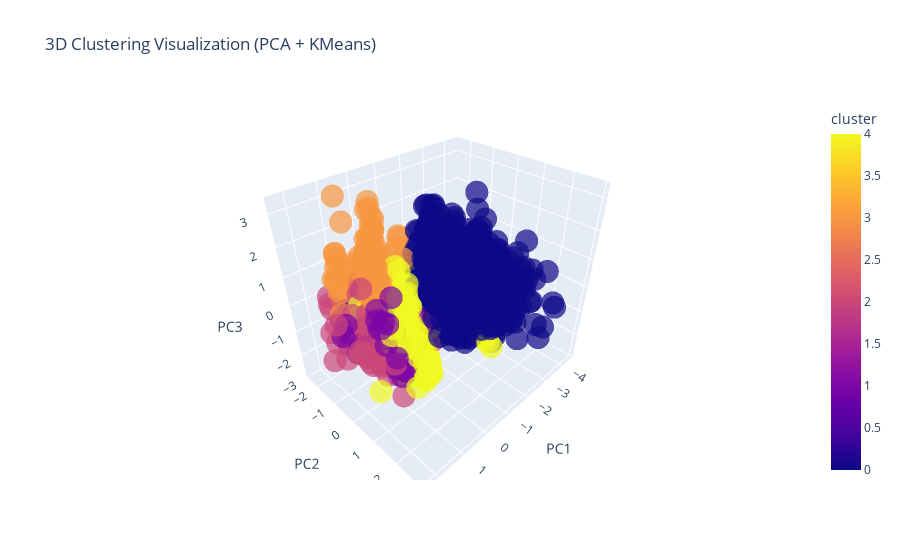

This figure's notebook cell:
### Code cell
import plotly.express as px

fig = px.scatter_3d(
    pca_df,
    x='PC1',
    y='PC2',
    z='PC3',
    color='cluster',
    opacity=0.7,
    title='3D Clustering Visualization (PCA + KMeans)'
)

fig.show()

### Figure 1 — Plotly figure (JSON) as saved in the notebook; plotly's stock layout.template omitted (floating-point values rounded to 4 significant figures; data arrays with more than 128 entries replaced by an {"elided": "..."} marker saying what was removed)
{"data": [{"hovertemplate": "PC1=%{x}<br>PC2=%{y}<br>PC3=%{z}<br>cluster=%{marker.color}<extra></extra>", "legendgroup": "", "marker": {"color": {"elided": "2552 int values"}, "coloraxis": "coloraxis", "opacity": 0.7, "symbol": "circle"}, "mode": "markers", "name": "", "scene": "scene", "showlegend": false, "type": "scatter3d", "x": {"elided": "2552 float values"}, "y": {"elided": "2552 float values"}, "z": {"elided": "2552 float values"}}], "layout": {"coloraxis": {"colorbar": {"title": {"text": "cluster"}}, "colorscale": [[0, "#0d0887"], [0.1111, "#46039f"], [0.2222, "#7201a8"], [0.3333, "#9c179e"], [0.4444, "#bd3786"], [0.5556, "#d8576b"], [0.6667, "#ed7953"], [0.7778, "#fb9f3a"], [0.8889, "#fdca26"], [1, "#f0f921"]]}, "legend": {"tracegroupgap": 0}, "scene": {"domain": {"x": [0, 1], "y": [0, 1]}, "xaxis": {"title": {"text": "PC1"}}, "yaxis": {"title": {"text": "PC2"}}, "zaxis": {"title": {"text": "PC3"}}}, "title": {"text": "3D Clustering Visualization (PCA + KMeans)"}}}
